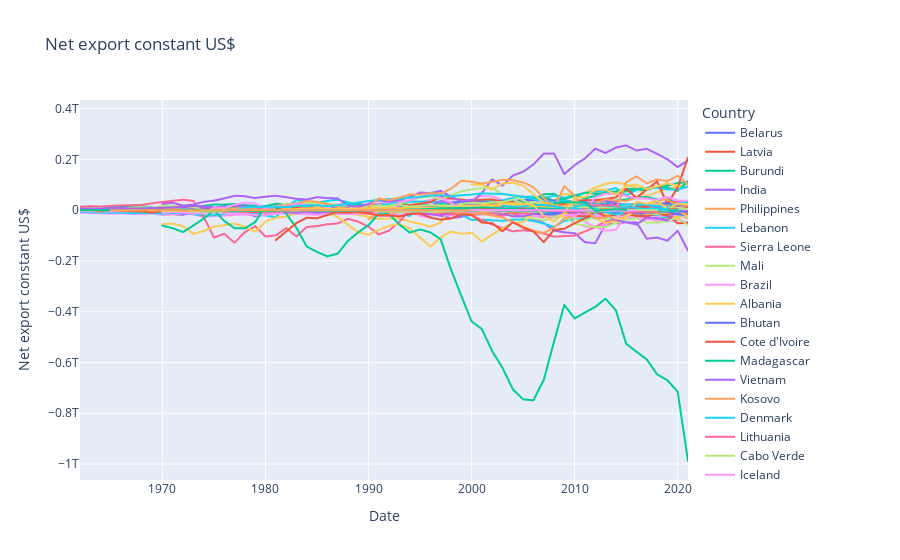

Source (notebook cell):
### Code cell
df_stacked = df.stack().reset_index()
df_stacked.columns = ['Date', 'Country', type_of_ind]

# Создание интерактивного графика с помощью Plotly Express
fig = px.line(df_stacked, x='Date', y=type_of_ind, color='Country', title=type_of_ind)

# Отображение графика
fig.show()
